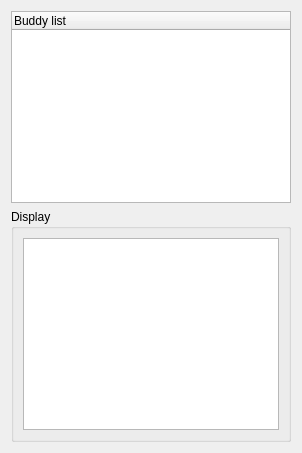
      <widget class="QWidget" name="layoutWidget">
       <layout class="QVBoxLayout">
        <item>
         <widget class="QTreeWidget" name="buddyListView">
          <property name="sizePolicy">
           <sizepolicy hsizetype="Expanding" vsizetype="Expanding">
            <horstretch>150</horstretch>
            <verstretch>0</verstretch>
           </sizepolicy>
          </property>
          <property name="minimumSize">
           <size>
            <width>0</width>
            <height>0</height>
           </size>
          </property>
          <property name="contextMenuPolicy">
           <enum>Qt::CustomContextMenu</enum>
          </property>
          <property name="whatsThis">
           <string>You can create a separate buddy list for each user profile. You can only see availability of your buddies and publish your own availability if your provider offers a presence server.</string>
          </property>
          <property name="rootIsDecorated">
           <bool>true</bool>
          </property>
          <column>
           <property name="text">
            <string>Buddy list</string>
           </property>
          </column>
         </widget>
        </item>
        <item>
         <widget class="QGroupBox" name="displayGroupBox">
          <property name="sizePolicy">
           <sizepolicy hsizetype="Preferred" vsizetype="Preferred">
            <horstretch>0</horstretch>
            <verstretch>0</verstretch>
           </sizepolicy>
          </property>
          <property name="title">
           <string>Display</string>
          </property>
          <layout class="QVBoxLayout">
           <item>
            <widget class="QTextEdit" name="displayTextEdit">
             <property name="sizePolicy">
              <sizepolicy hsizetype="Expanding" vsizetype="MinimumExpanding">
               <horstretch>0</horstretch>
               <verstretch>0</verstretch>
              </sizepolicy>
             </property>
             <property name="readOnly">
              <bool>true</bool>
             </property>
             <property name="text" stdset="0">
              <string/>
             </property>
            </widget>
           </item>
          </layout>
         </widget>
        </item>
       </layout>
      </widget>
